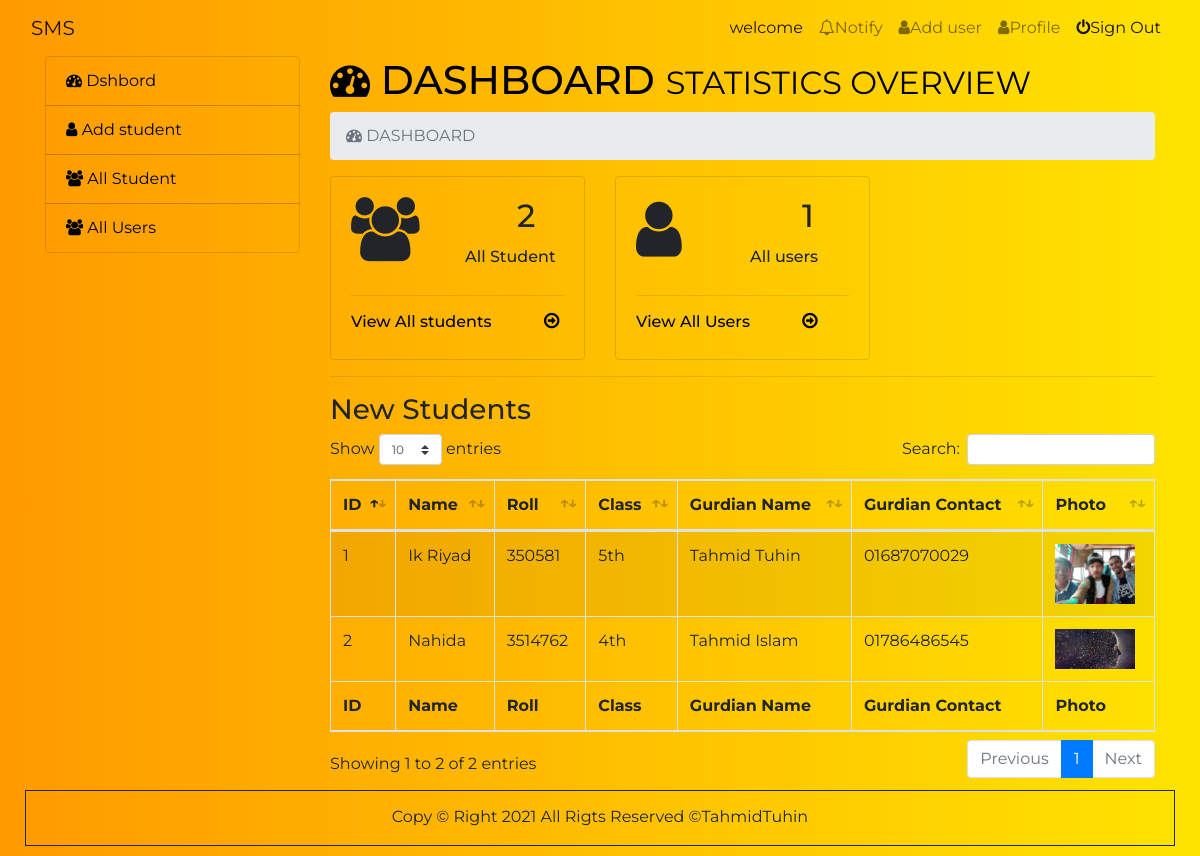
The page /admin/index.php (signed in) on the database its author committed.
### tables this page shows
CREATE TABLE `student_info` (
  `student_id` int(11) NOT NULL,
  `name` varchar(100) NOT NULL,
  `roll` int(8) NOT NULL,
  `class` varchar(20) NOT NULL,
  `gurdian_name` varchar(100) NOT NULL,
  `gurdian_contact` varchar(20) NOT NULL,
  `address` varchar(150) NOT NULL,
  `photo` varchar(100) NOT NULL
);

### admin/dashboard.php (the view)
<?php
	$student_count = $dbconnect->query("SELECT * FROM student_info");
	$user_count = $dbconnect->query("SELECT * FROM user");
	$total_count = $student_count->num_rows;
	$total_user = $user_count->num_rows;
 ?>
<h1><i class="fa fa-dashboard"></i> Dashboard <small>Statistics Overview</small></h1>
<nav aria-label="breadcrumb">
	<ol class="breadcrumb">
		<li class="breadcrumb-item active" aria-current="page"><i class="fa fa-dashboard"></i>   DASHBOARD</li>
	</ol>
</nav>
<div class="row">
	<div class="col-4">
		<div class="card bg-transparent">
			<div class="card-body">
				<div class="row">
					<div class="col-sm-4">
						<i class="fa fa-users fa-4x"></i>
					</div>
					<div class="col-sm-8 no-gutters">
						<h2 class="card-title title-m"><?=$total_count ?></h2>
						<h6 class="card-title  ml-5">All Student</h6>
					</div>
				</div>
				<hr>
				<h6 class="card_content"><a href="index.php?page=all-student" class="card-link">View All students <i class="fa fa-arrow-circle-o-right ml-5"></i></a></h6>
			</div>
		</div>
	</div>
	<div class="col-4">
		<div class="card bg-transparent">
			<div class="card-body">
				<div class="row">
					<div class="col-sm-4">
						<i class="fa fa-user fa-4x"></i>
					</div>
					<div class="col-sm-8 no-gutters">
						<h2 class="card-title title-m"><?=$total_user ?></h2>
						<h6 class="card-title  ml-5">All users</h6>
					</div>
				</div>
				<hr>
				<h6 class="card_content"><a href="index.php?page=all-users" class="card-link">View All Users <i class="fa fa-arrow-circle-o-right ml-5"></i></a></h6>
			</div>
		</div>
	</div>
</div>
<hr/>
<h3>New Students</h3>
<div class="table-responsive">
	<table id="example" class="table table-striped table-bordered" style="width:100%">
		<thead>
			<tr>
				<th>ID</th>
				<th>Name</th>
				<th>Roll</th>
				<th>Class</th>
				<th>Gurdian Name</th>
				<th>Gurdian Contact</th>
				<th>Photo</th>
			</tr>
		</thead>
		<tbody>
			<?php
				$query = $dbconnect->query("SELECT * FROM student_info");
				if ($query) {
			while ($s_data = $query->fetch_assoc()) { ?>
			<tr>
				<td><?=$s_data['student_id']?></td>
				<td><?=$s_data['name']?></td>
				<td><?=$s_data['roll']?></td>
				<td><?=$s_data['class']?></td>
				<td><?=$s_data['gurdian_name']?></td>
				<td><?=$s_data['gurdian_contact']?></td>
				<td><img src="../student-image/<?=$s_data['photo']?>" alt="" style="width: 80px"></td>
			</tr>
			<?php
						}
					}
			?>
		</tbody>
		<tfoot>
		<tr>
			<th>ID</th>
			<th>Name</th>
			<th>Roll</th>
			<th>Class</th>
			<th>Gurdian Name</th>
			<th>Gurdian Contact</th>
			<th>Photo</th>
		</tr>
		</tfoot>
	</table>
</div>
</div>

### admin/index.php (shortened to what this page needs)
<!DOCTYPE html>
<html lang="en">
	<head>
		<link rel="stylesheet" href="../css/bootstrap.min.css">
		<link rel="stylesheet" href="../css/dataTables.bootstrap4.min.css">
		<link href="https://maxcdn.bootstrapcdn.com/font-awesome/4.2.0/css/font-awesome.min.css" rel="stylesheet">
		<link rel="stylesheet" href="../css/style.css">
	</head>
	<body>
		<div class="container-fluid">
			<div class="row">
				<div class="col-12">
					<nav class="navbar navbar-expand-lg navbar-light bg-transparent">
						<a class="navbar-brand" href="#">SMS</a>
						<div class="collapse navbar-collapse" id="navbarSupportedContent">
							<ul class="navbar-nav ml-auto">
								<li class="nav-item active">
									<a class="nav-link" href="#">welcome<span class="sr-only">(current)</span></a>
								</li>
								<li class="nav-item">
									<a class="nav-link" href="#"><i class="fa fa-bell-o" aria-hidden="true"></i>Notify</a>
								</li>
								<li class="nav-item">
									<a class="nav-link" href="registration.php"><i class="fa fa-user" aria-hidden="true"></i>Add user</a>
								</li>
								<li class="nav-item">
									<a class="nav-link" href="index.php?page=profile"><i class="fa fa-user" aria-hidden="true"></i>Profile</a>
								</li>
								<li class="nav-item active">
									<a class="nav-link" href="logout.php"><i class="fa fa-power-off" aria-hidden="true"></i>Sign Out</a>
								</li>
							</ul>
						</nav>
					</div>
				</div>
			</div>
			<div class="container">
				<div class="row">
					<div class="col-3">
						<ul class="list-group left_menu">
							<li class="list-group-item" aria-current="true"><a href="index.php?page=dashboard"><i class="fa fa-dashboard"></i>  Dshbord</a></li>
							<li class="list-group-item"><a href="index.php?page=add-student"><i class="fa fa-user"></i> Add student</a></li>
							<li class="list-group-item"><a href="index.php?page=all-student"><i class="fa fa-users"></i> All Student</a></li>
							<li class="list-group-item"><a href="index.php?page=all-users"><i class="fa fa-users"></i> All Users</a></li>
						</ul>
					</div>
					<div class="col-9">
						<div class="content">
							<?php
								if (isset($_GET['page'])) {
									$page = $_GET['page'].'.php';
								}
									else  {
										$page = "dashboard.php";
									}
								if (file_exists($page)) {
									require_once $page;
								}
									else {
										require_once "404.php";
									}
							?>
						</div>
					</div>
				</div>
				<div class="container-fluid">
					<div class="footer-area">
						<p class="text-center">Copy &copy Right 2021 All Rigts Reserved &copyTahmidTuhin</p>
					</div>
				</div>
			</body>
		</html>

### css/style.css (style rules this page uses)
* { margin: 0; padding: 0; }
.no-gutters { padding-right: 0; padding-left: 0; }
.no-gutters { padding-right:0;padding-left:0 }
body { background-image: linear-gradient(to right , #FF9A00, #FFE400); font-family: 'Montserrat', sans-serif; }
.list-group-item { background-color: transparent !important; }
.list-group-item a { color: black; }
.content { min-height: 500px; }
.content h1 { text-transform: uppercase; color: black; }
.title-m { margin-left: 100px; }
.card_content a { color: black; }
.card_content i { font-size: 18px; }
.footer-area { padding-top: 14px; margin: 10px; border: 1px solid; }

### rows shown on the page
student_info: student_id "1", name "Ik Riyad", roll "350581", class "5th", gurdian_name "Tahmid Tuhin", gurdian_contact "01687070029", photo (picture)
student_info: student_id "2", name "Nahida", roll "3514762", class "4th", gurdian_name "Tahmid Islam", gurdian_contact "01786486545", photo (picture)

### other values the page prints
$total_count "2"
$total_user "1"
